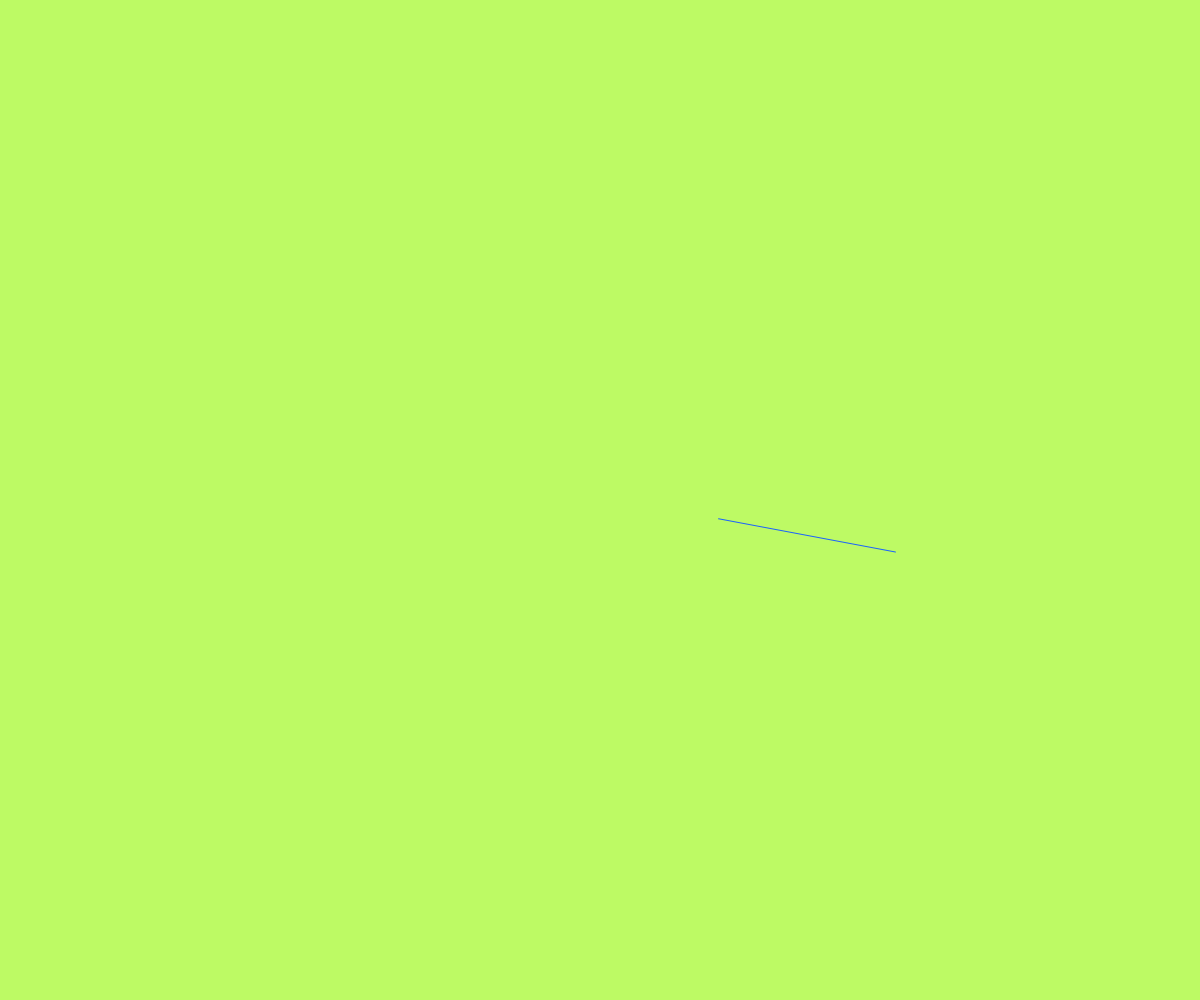
Frame 1 (no input)
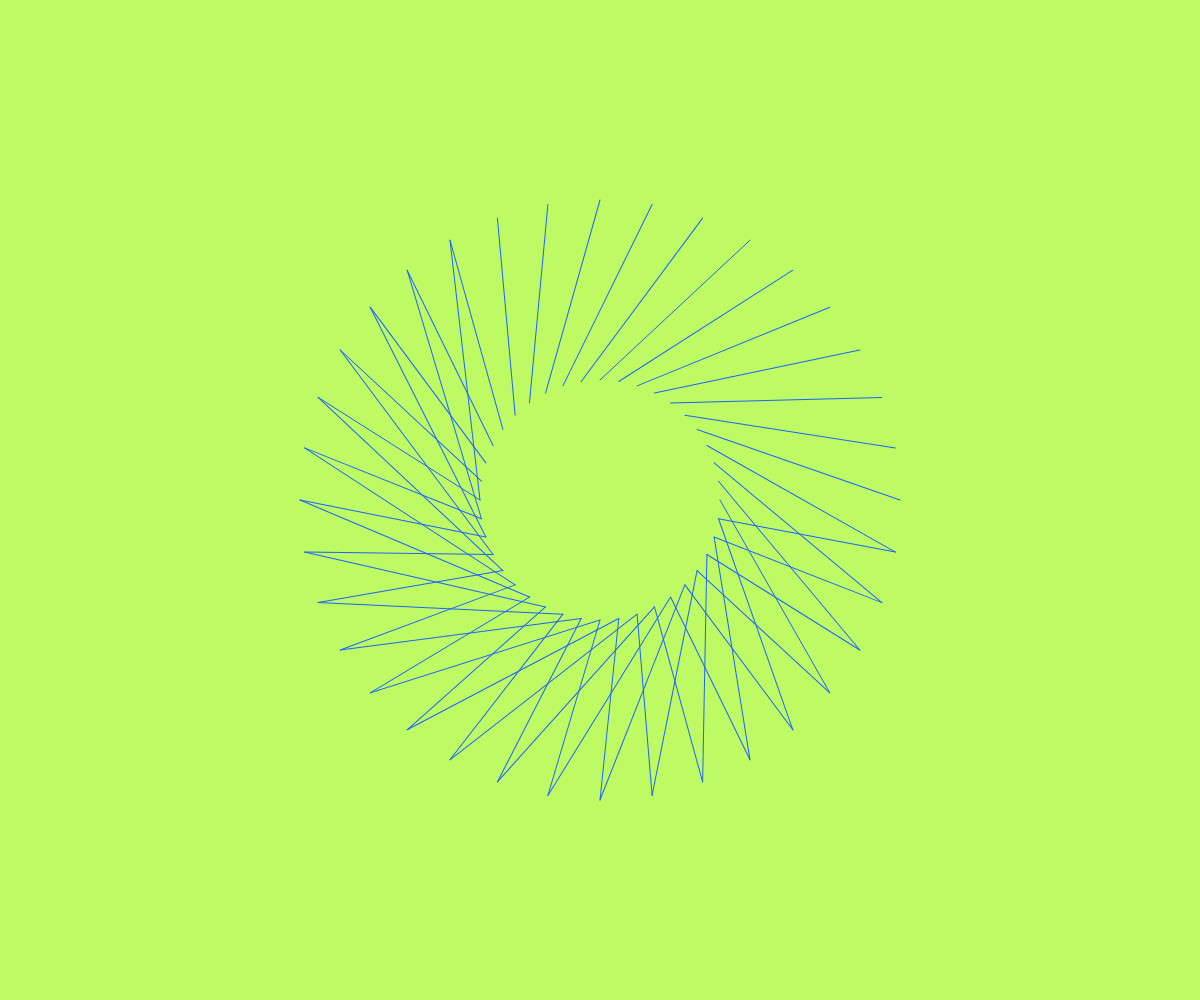
Frame 60 (no input)
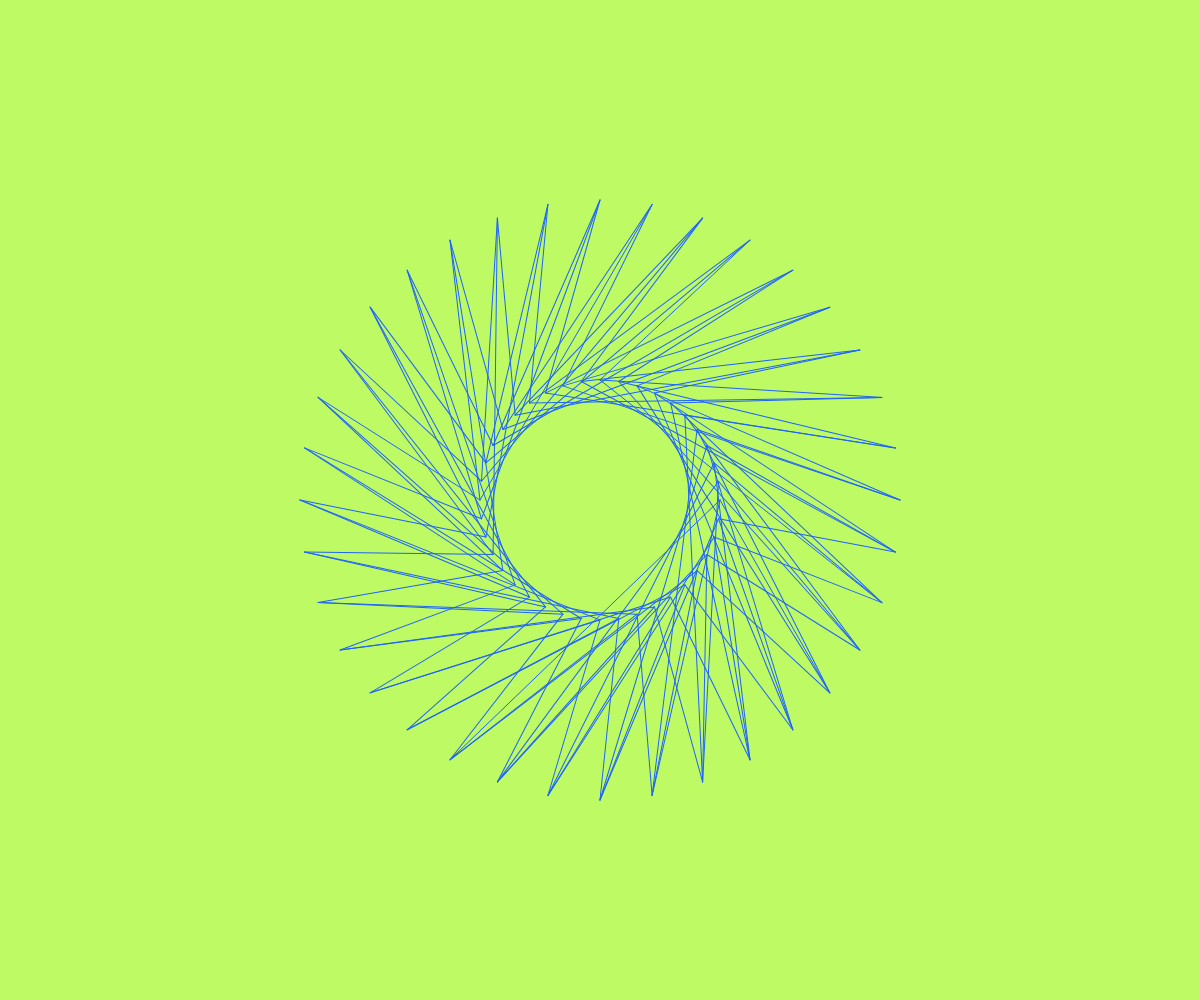
Frame 120 (the mouse pressed at the canvas centre since frame 60)

The p5.js sketch that drew these frames (run headless with seeded random() and noise() and a simulated clock; from frame 60 on, the mouse is pressed at the canvas centre):

// p5.js sketch
// ── sketch.js
function preload(){
  // put preload code here
}
function setup() {
  createCanvas(windowWidth, windowHeight);
  background(189,250,100);
  angleMode(DEGREES);

  frameRate(120);
}

function draw() {


  translate(width/2, height/2);
rotate(frameCount*9);
  strokeWeight(1);
      noFill();
      var angleOK = frameCount*1;
      var xyeah = 300*cos(angleOK);
      var yyeah= 300*sin(angleOK);

      stroke(lerpColor(color('#ea0043'), color('#000000'), frameCount/60));
     stroke(30, 100, 250);

      line(xyeah,yyeah,120,0);


if(frameCount==240) {
  noLoop();
}







//




   }
